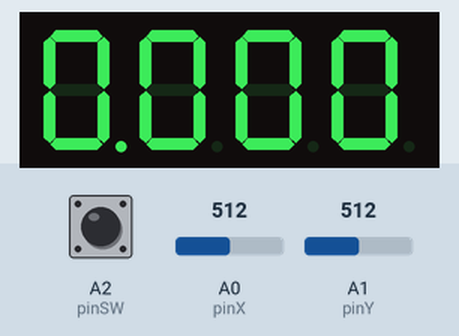
Recording of a sketch running on a simulated Arduino Uno, built with avr-gcc and run on an emulated ATmega328P. On the bench: 4-digit seven-segment display. Wiring (inferred from the names in the program): 4-digit 7-segment display, segments lit when HIGH: segments pin 12, pin 8, pin 5, pin 3, pin 2, pin 11, pin 6, pin 4; digit selects pin 7, pin 9, pin 10, pin 13. The inputs (shaded band) are chosen by the test bench; at power-on: A2 (pinSW) HIGH, A0 (pinX) = 512, A1 (pinY) = 512. The segment pins are drawn as the display they are named for.

Above: at 1.2 s.
1.3 s: A2 (pinSW) pulled LOW for 0.15 s
2.9 s: A0 (pinX) set to 610
At 4.3 s:
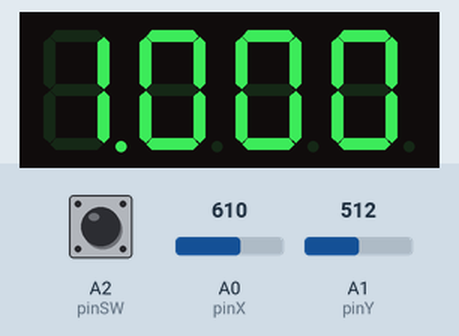
Timing chart, 0 to 5.9 s (numbered marks = the images above; inputs shaded):
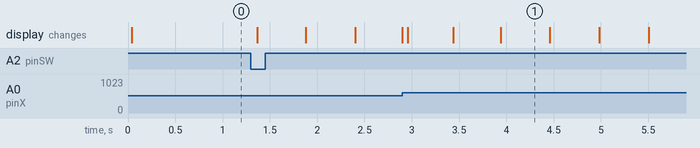

Measured:
- after the input at 2.9 s, the display: first differs from a run without the input after 0.06 s (image 1)

The sketch:

joystick4DigitNumberSelection.ino
```cpp
const int pinX = A0;
const int pinY = A1;
const int pinSW = A2;

const int pinA = 12;
const int pinB = 8;
const int pinC = 5;
const int pinD = 3;
const int pinE = 2;
const int pinF = 11;
const int pinG = 6;
const int pinDP = 4;
const int pinD1 = 7;
const int pinD2 = 9;
const int pinD3 = 10;
const int pinD4 = 13;

const int segSize = 8;
const int noOfDisplays = 4;
const int noOfDigits = 10;

int dpState = LOW;
int dpPlace = 0;
int dpRealPlace = 0;
int selection = 0;

int swState = LOW;
int lastSwState = LOW;
int xValue = 0;
int yValue = 0;

bool joyMoved = false;
int digit1 = 0;
int digit2 = 0;
int digit3 = 0;
int digit4 = 0;
const int minThreshold= 400;
const int maxThreshold= 600;

int segments[segSize] =
{pinA, pinB, pinC, pinD, pinE, pinF, pinG, pinDP};

int digits[noOfDisplays] =
{pinD1, pinD2, pinD3, pinD4};

int digitValues[noOfDisplays] =
{digit1, digit2, digit3, digit4};

byte digitMatrix[noOfDigits][segSize - 1] =
{ {1, 1, 1, 1, 1, 1, 0},
  {0, 1, 1, 0, 0, 0, 0},
  {1, 1, 0, 1, 1, 0, 1},
  {1, 1, 1, 1, 0, 0, 1},
  {0, 1, 1, 0, 0, 1, 1},
  {1, 0, 1, 1, 0, 1, 1},
  {1, 0, 1, 1, 1, 1, 1},
  {1, 1, 1, 0, 0, 0, 0},
  {1, 1, 1, 1, 1, 1, 1},
  {1, 1, 1, 1, 0, 1, 1} };

void displayNumber(byte digit, byte decimalPoint)
{
  for (int i = 0; i < segSize - 1; i++) {
  digitalWrite(segments[i], digitMatrix[digit][i]);
  }
  digitalWrite(segments[segSize - 1], decimalPoint);
}

void showDigit(int num)
{
  for (int i = 0; i < noOfDisplays; i++) {
  digitalWrite(digits[i], HIGH);
  }
  digitalWrite(digits[num], LOW);
}

unsigned long currentMillis = 0;
unsigned long previousMillis = 0;
const long interval = 500;

void setup()
{
  for (int i = 0; i < segSize; i++) {
  pinMode(segments[i], OUTPUT);
  }
  for (int i = 0; i < noOfDisplays; i++)
  {
    pinMode(digits[i], OUTPUT);
  }
  pinMode(pinSW, INPUT_PULLUP);
  for (int i = 0; i < noOfDisplays; i++)
  {
    showDigit(i);
    if (i == dpPlace) dpState = HIGH;
    else dpState = LOW;
    displayNumber(0, dpState);
    delay (5);
  }
}

void loop()
{
  for (int i = 0; i < noOfDisplays; i++)
  {
    showDigit(i);
    if (i == dpPlace) dpState = HIGH;
    else dpState = LOW;
    displayNumber(digitValues[i], dpState);
    delay (5);
  }
  xValue = analogRead(pinX);
  yValue = analogRead(pinY);

  if (yValue < minThreshold && joyMoved == false && selection == 0)
  {
    if (dpPlace < 3)
    {
      dpPlace++;
      dpRealPlace++;
    }
    else
    {
      dpPlace = 0;
      dpRealPlace = 0;
    }
    joyMoved = true;
  }
  if (yValue > maxThreshold && joyMoved == false && selection == 0)
  {
    if (dpPlace > 0)
    {
      dpPlace--;
      dpRealPlace--;
    }
    else
    {
      dpPlace = 3;
      dpRealPlace = 3;
    }
    joyMoved = true;
  }
  if (yValue >= minThreshold && yValue <= maxThreshold && selection == 0)
  {
    joyMoved = false;
  }

  if (xValue < minThreshold && joyMoved == false && selection == 1)
  {
    if (digitValues[dpRealPlace] > 0) digitValues[dpRealPlace]--;
    else digitValues[dpRealPlace] = 9;
    joyMoved = true;
  }
  if (xValue > maxThreshold && joyMoved == false && selection == 1)
  {
    if (digitValues[dpRealPlace] < 9) digitValues[dpRealPlace]++;
    else digitValues[dpRealPlace] = 0;
    joyMoved = true;
  }
  if (xValue >= minThreshold && xValue <= maxThreshold && selection == 1)
  {
    joyMoved = false;
  }

  swState = digitalRead(pinSW);
  if (swState !=  lastSwState && swState == LOW)
  {
    selection = !selection;
    dpPlace = dpRealPlace;
  }
  lastSwState = swState;

  currentMillis = millis();

  if (currentMillis - previousMillis >= interval && selection == 1)
  {
    previousMillis = currentMillis;
    if (dpPlace < 4) dpPlace = 4;
    else dpPlace = dpRealPlace;
  }

  delay(1);
}
```
